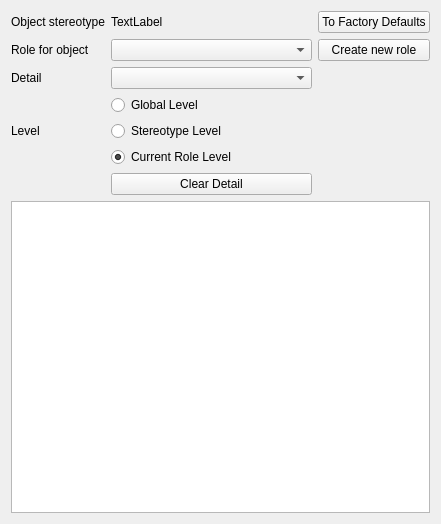
<?xml version="1.0" encoding="UTF-8"?>
<ui version="4.0">
 <class>Form</class>
 <widget class="QWidget" name="Form">
  <property name="geometry">
   <rect>
    <x>0</x>
    <y>0</y>
    <width>441</width>
    <height>524</height>
   </rect>
  </property>
  <property name="windowTitle">
   <string>Form</string>
  </property>
  <layout class="QVBoxLayout" name="verticalLayout_2">
   <item>
    <layout class="QGridLayout" name="gridLayout" columnstretch="0,1,0">
     <item row="3" column="0">
      <widget class="QLabel" name="label_3">
       <property name="text">
        <string>Level</string>
       </property>
      </widget>
     </item>
     <item row="2" column="0">
      <widget class="QLabel" name="label_2">
       <property name="text">
        <string>Detail</string>
       </property>
      </widget>
     </item>
     <item row="1" column="1">
      <widget class="QComboBox" name="cmbRole"/>
     </item>
     <item row="1" column="2">
      <widget class="QPushButton" name="btnCreateRole">
       <property name="text">
        <string>Create new role</string>
       </property>
      </widget>
     </item>
     <item row="2" column="1">
      <widget class="QComboBox" name="cmbDetails"/>
     </item>
     <item row="1" column="0">
      <widget class="QLabel" name="label">
       <property name="text">
        <string>Role for object</string>
       </property>
      </widget>
     </item>
     <item row="3" column="1">
      <layout class="QVBoxLayout" name="verticalLayout">
       <item>
        <widget class="QRadioButton" name="btnGlobal">
         <property name="text">
          <string>Global Level</string>
         </property>
         <property name="checked">
          <bool>false</bool>
         </property>
        </widget>
       </item>
       <item>
        <widget class="QRadioButton" name="btnStereotype">
         <property name="text">
          <string>Stereotype Level</string>
         </property>
        </widget>
       </item>
       <item>
        <widget class="QRadioButton" name="btnRole">
         <property name="text">
          <string>Current Role Level</string>
         </property>
         <property name="checked">
          <bool>true</bool>
         </property>
        </widget>
       </item>
      </layout>
     </item>
     <item row="0" column="0">
      <widget class="QLabel" name="label_4">
       <property name="text">
        <string>Object stereotype</string>
       </property>
      </widget>
     </item>
     <item row="0" column="1">
      <widget class="QLabel" name="lblStereotype">
       <property name="text">
        <string>TextLabel</string>
       </property>
      </widget>
     </item>
     <item row="3" column="2">
      <layout class="QVBoxLayout" name="editorLayout"/>
     </item>
     <item row="4" column="1">
      <widget class="QPushButton" name="btnClearDetail">
       <property name="text">
        <string>Clear Detail</string>
       </property>
      </widget>
     </item>
     <item row="0" column="2">
      <widget class="QPushButton" name="btnFactoryDefaults">
       <property name="styleSheet">
        <string notr="true">font-size:9pt</string>
       </property>
       <property name="text">
        <string>To Factory Defaults</string>
       </property>
      </widget>
     </item>
    </layout>
   </item>
   <item>
    <widget class="QPlainTextEdit" name="edtStyles">
     <property name="readOnly">
      <bool>true</bool>
     </property>
    </widget>
   </item>
  </layout>
  <action name="actionSave">
   <property name="text">
    <string>Save</string>
   </property>
   <property name="shortcut">
    <string>Ctrl+S</string>
   </property>
  </action>
 </widget>
 <resources/>
 <connections/>
</ui>
